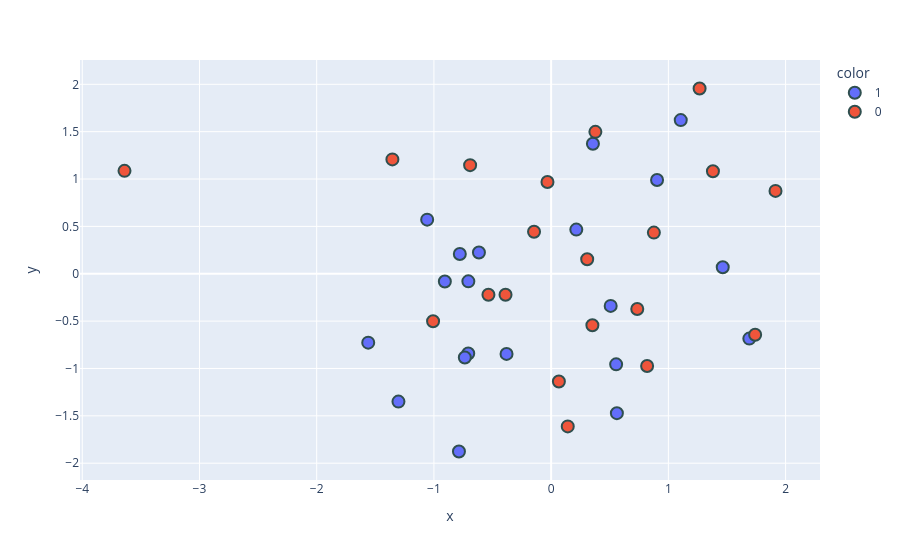

Source (notebook cell):
### Code cell
import plotly.express as px
new_df['target'] = new_df['target'].astype(str)

fig = px.scatter(
    x=new_df['PC1'],
    y=new_df['PC2'],
    color=new_df['target'].astype(str)
)

fig.update_traces(
    marker=dict(
        size=12,
        line=dict(
            width=2,
            color='DarkSlateGrey'
        )
    )
)

fig.show()

### Figure 1 — Plotly figure (JSON) as saved in the notebook; plotly's stock layout.template omitted (floating-point values rounded to 4 significant figures)
{"data": [{"hovertemplate": "color=1<br>x=%{x}<br>y=%{y}<extra></extra>", "legendgroup": "1", "marker": {"color": "#636efa", "line": {"color": "DarkSlateGrey", "width": 2}, "size": 12, "symbol": "circle"}, "mode": "markers", "name": "1", "orientation": "v", "showlegend": true, "type": "scatter", "x": [0.5608, -0.7063, -0.7865, 1.106, -0.7072, 1.691, -0.7364, 0.3564, 0.5545, -1.058, 0.9036, 0.5078, -1.56, -0.9068, -0.7791, 1.464, -0.616, 0.2146, -1.303, -0.3805], "xaxis": "x", "y": [-1.472, -0.08049, -1.877, 1.622, -0.8419, -0.6848, -0.8838, 1.372, -0.9567, 0.571, 0.9895, -0.3394, -0.7273, -0.08255, 0.2088, 0.06828, 0.2242, 0.4658, -1.35, -0.8465], "yaxis": "y"}, {"hovertemplate": "color=0<br>x=%{x}<br>y=%{y}<extra></extra>", "legendgroup": "0", "marker": {"color": "#EF553B", "line": {"color": "DarkSlateGrey", "width": 2}, "size": 12, "symbol": "circle"}, "mode": "markers", "name": "0", "orientation": "v", "showlegend": true, "type": "scatter", "x": [1.74, -1.007, 0.06608, -0.1459, 0.8188, 1.38, -0.5349, -3.64, -0.3892, 0.3075, 0.8765, 1.266, 0.3774, -0.6912, 0.3519, -0.03134, 0.7347, 1.914, -1.354, 0.1417], "xaxis": "x", "y": [-0.6434, -0.5017, -1.137, 0.4436, -0.9743, 1.081, -0.2225, 1.086, -0.2212, 0.1532, 0.4342, 1.956, 1.498, 1.147, -0.5438, 0.9688, -0.3727, 0.8745, 1.207, -1.612], "yaxis": "y"}], "layout": {"legend": {"title": {"text": "color"}, "tracegroupgap": 0}, "margin": {"t": 60}, "xaxis": {"anchor": "y", "domain": [0, 1], "title": {"text": "x"}}, "yaxis": {"anchor": "x", "domain": [0, 1], "title": {"text": "y"}}}}
